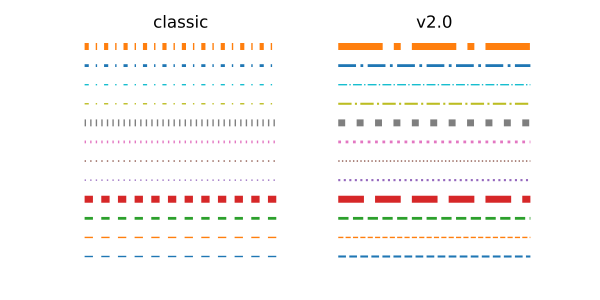

This figure's Python source:
import numpy as np
import matplotlib.pyplot as plt
import matplotlib as mpl
from cycler import cycler

fig, (ax1, ax2) = plt.subplots(1, 2, figsize=(6, 3))

N = 15

x = np.arange(N)
y = np.ones_like(x)

sty_cycle = (cycler('ls', ['--' ,':', '-.']) *
             cycler('lw', [None, 1, 2, 5]))

classic = {
    'lines.linewidth': 1.0,
    'lines.dashed_pattern' : [6, 6],
    'lines.dashdot_pattern' : [3, 5, 1, 5],
    'lines.dotted_pattern' : [1, 3],
    'lines.scale_dashes': False}

v2 = {}
#    {'lines.linewidth': 1.5,
#     'lines.dashed_pattern' : [2.8, 1.2],
#     'lines.dashdot_pattern' : [4.8, 1.2, 0.8, 1.2],
#     'lines.dotted_pattern' : [1.1, 1.1],
#     'lines.scale_dashes': True}

def demo(ax, rcparams, title):
    ax.axis('off')
    ax.set_title(title)
    with mpl.rc_context(rc=rcparams):
        for j, sty in enumerate(sty_cycle):
            ax.plot(x, y + j, **sty)

demo(ax1, classic, 'classic')
demo(ax2, {}, 'v2.0')
